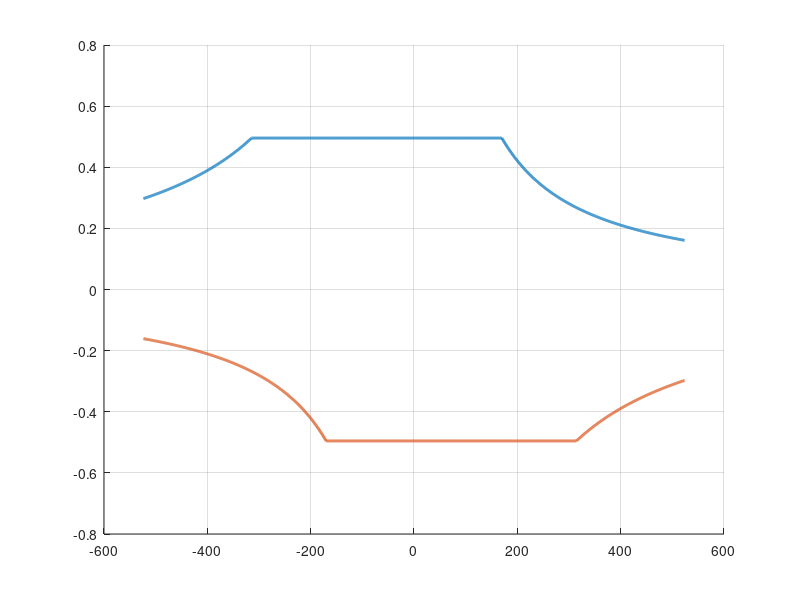

Reproduce this figure in MATLAB. (Note: this script raises an error after producing the figure.)
% File: hw2_q1c_field_weakening_fixed.m
% 4-quadrant torque–speed capability with field weakening to ±5000 rpm

clear; clc;
Ra      = 1.43;          % [ohm]
K_rated = 0.0991;        % [N·m/A] == [V·s/rad]
Vmax    = 24;            % [V]
Imax    = 5;             % [A]
w_rpm   = 5000;          % [rpm]
w_lim   = w_rpm*2*pi/60; % [rad/s]

% Speed grid (exclude exact 0 to avoid 0/0; nearby points clamp to K_rated)
N = 2000;
w = linspace(-w_lim, w_lim, N).';
w(abs(w) < 1e-9) = 1e-9;

% Helper: choose the correct rail for the sign of omega (motoring direction)
Vrail = @(w) Vmax*sign(w);             % +Vmax for w>0, -Vmax for w<0

% Kmax at each (w, I) under voltage limit, then clamp to K_rated
Kmax = @(w,I) min(K_rated, (Vrail(w) - I*Ra)./w);

% Upper boundary (I = +Imax), Lower boundary (I = -Imax)
K_up   = arrayfun(@(wi) Kmax(wi, +Imax), w);
K_low  = arrayfun(@(wi) Kmax(wi, -Imax), w);

T_up   = (+Imax).*K_up;                % positive torque boundary (Q1 & Q4)
T_low  = (-Imax).*K_low;               % negative torque boundary (Q2 & Q3)

% ---- Plot ----
figure('Color','w','Name','HW2 Q1(c) Field Weakening — Fixed');
hold on; grid on;
plot(w, T_up,  'LineWidth', 2);
plot(w, T_low, 'LineWidth', 2);
xline(0,'k:'); yline(0,'k:');
xlabel('\omega  [rad/s]'); ylabel('Torque  T  [N·m]');
title('Torque–Speed Capability with Field Weakening to \pm5000 rpm');
legend('+I_{max} boundary','-I_{max} boundary','Location','northeast');

% ---- Report the four required points at ±5000 rpm ----
cases = {
    'ω=+5000 rpm, +T (Q1 motoring)',  +w_lim, +Imax
    'ω=+5000 rpm, -T (Q2 generating)',+w_lim, -Imax
    'ω=-5000 rpm, +T (Q4 generating)',-w_lim, +Imax
    'ω=-5000 rpm, -T (Q3 motoring)',  -w_lim, -Imax
};

fprintf('=== HW2 Q1(c): outputs at ±%d rpm ===\n', w_rpm);
for k = 1:size(cases,1)
    label = cases{k,1};  w0 = cases{k,2};  I = cases{k,3};

    % compute K*, T, Vs at that point
    Kstar = Kmax(w0, I);
    T     = I*Kstar;
    Vs    = Kstar*w0 + I*Ra;      % should be sign(w0)*Vmax
    Pmech = T*w0;                 % signed shaft power

    % "Output power" convention: mechanical out for motoring, electrical out for regen
    if sign(T)==sign(w0)          % motoring
        P_out = Pmech;            % mechanical output (can be negative if w0<0, but magnitude is what matters)
    else                          % generating
        P_out = abs(Pmech);       % electrical output magnitude
    end

    fprintf('%s:\n', label);
    fprintf('  K = %.6f N·m/A\n', Kstar);
    fprintf('  T = %.4f N·m\n', T);
    fprintf('  P_out = %.3f kW\n', P_out/1000);
    fprintf('  V_s = %.2f V\n\n', Vs);
end
